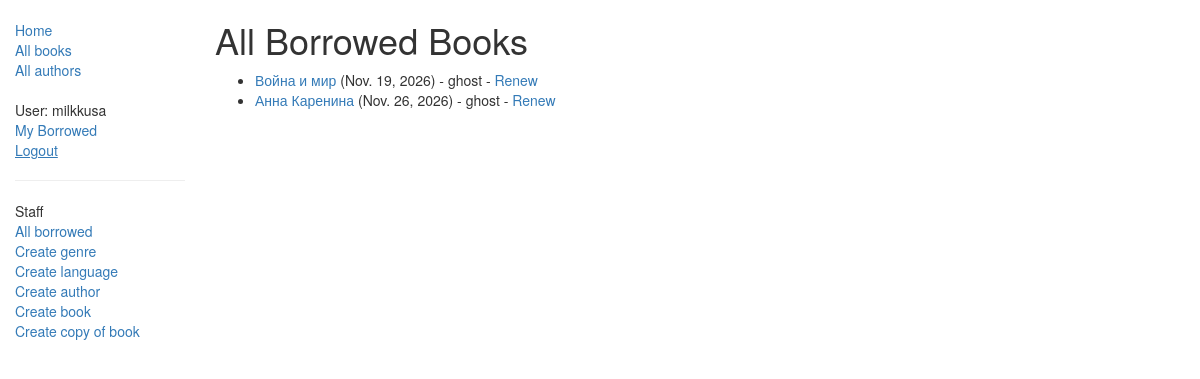
Page /catalog/borrowed/ (signed in) on the committed database.
### catalog/models.py (models this page shows, shortened)
class BookInstance(models.Model):
    id = models.UUIDField(primary_key=True, default=uuid.uuid4, help_text="Unique ID for this particular book across whole library")
    book = models.ForeignKey('Book', on_delete=models.SET_NULL, null=True)
    imprint = models.CharField(max_length=200)
    due_back = models.DateField(null=True, blank=True)
    borrower = models.ForeignKey(User, on_delete=models.SET_NULL, null=True, blank=True)
    LOAN_STATUS = (
        ('m', 'Maintenance'),
        ('o', 'On loan'),
        ('a', 'Available'),
        ('r', 'Reserved'),
    )
    status = models.CharField(max_length=1, choices=LOAN_STATUS, blank=True, default='m', help_text='Book availability')
    class Meta:
        ordering = ["due_back"]
    @property
    def is_overdue(self):
        if self.due_back and date.today() > self.due_back:
            return True
        return False

class Book(models.Model):
    title = models.CharField(max_length=200)
    author = models.ForeignKey('Author', on_delete=models.SET_NULL, null=True)
    summary = models.TextField(max_length=1000, help_text="Enter a brief description of the book")
    isbn = models.CharField('ISBN',max_length=13, help_text='13 Character <a href="https://www.isbn-international.org/content/what-isbn">ISBN number</a>')
    genre = models.ManyToManyField(Genre, help_text="Select a genre for this book")
    def display_genre(self):
        """
        Creates a string for the Genre. This is required to display genre in Admin.
        """
        return ', '.join([ genre.name for genre in self.genre.all()[:3] ])
    display_genre.short_description = 'Genre'

### catalog/views.py (the view)
# urls.py: path('borrowed/', views.AllLoanedBooksListView.as_view(), name='all-borrowed'),
class AllLoanedBooksListView(PermissionRequiredMixin, generic.ListView):
    model = BookInstance
    permission_required = 'catalog.can_mark_returned'  # Требуем права библиотекаря
    template_name = 'catalog/bookinstance_list_borrowed_all.html' # Новый шаблон
    context_object_name = 'bookinstance_list' # Имя переменной для шаблона
    def get_queryset(self):
        return BookInstance.objects.filter(status__exact='o').order_by('due_back')

### catalog/templates/catalog/bookinstance_list_borrowed_all.html
{% extends "base_generic.html" %}
{% block content %}
    <h1>All Borrowed Books</h1>
    {% if bookinstance_list %}
    <ul>
      {% for bookinst in bookinstance_list %}
      <li class="{% if bookinst.is_overdue %}text-danger{% endif %}">
        <a href="{% url 'book-detail' bookinst.book.pk %}">{{ bookinst.book.title }}</a> ({{ bookinst.due_back }}) - {{ bookinst.borrower }}
        {% if perms.catalog.can_mark_returned %}
          - <a href="{% url 'renew-book-librarian' bookinst.id %}">Renew</a>
        {% endif %}
      </li>
      {% endfor %}
    </ul>
    {% else %}
      <p>There are no books borrowed.</p>
    {% endif %}
{% endblock %}

### catalog/templates/base_generic.html (shortened to what this page needs)
<!doctype html>
<html lang="en">
  <head>
    <link
      rel="stylesheet"
      href="https://maxcdn.bootstrapcdn.com/bootstrap/3.3.7/css/bootstrap.min.css" />
    {% load static %}
    <link rel="stylesheet" href="{% static 'css/styles.css' %}" />
  </head>
  <body>
    <div class="container-fluid">
      <div class="row">
        <div class="col-sm-2">
          {% block sidebar %}
            <ul class="sidebar-nav">
              <li><a href="{% url 'index' %}">Home</a></li>
              <li><a href="{% url 'books' %}">All books</a></li>
              <li><a href="{% url 'authors' %}">All authors</a></li>
            </ul>
            <ul class="sidebar-nav">
              {% if user.is_authenticated %}
                <li>User: {{ user.get_username }}</li>
                <li><a href="{% url 'my-borrowed' %}">My Borrowed</a></li>
                <li>
                  <form method="post" action="{% url 'logout' %}" style="display: inline;">
                    <button type="submit" style="background: none; border: none; color: #337ab7; text-decoration: underline; padding: 0; font-family: inherit; font-size: inherit; cursor: pointer;">
                      Logout
                    </button>
                  </form>
                </li>
              {% else %}
                <li><a href="{% url 'login' %}?next={{ request.path }}">Login</a></li>
              {% endif %}
            </ul>
            {% if user.is_staff %}
              <hr>
              <ul class="sidebar-nav">
                <li class="sidebar-nav-heading">Staff</li>
                <li><a href="{% url 'all-borrowed' %}">All borrowed</a></li>
                <li><a href="{% url 'genre_create' %}">Create genre</a></li>
                <li><a href="{% url 'language_create' %}">Create language</a></li>
                <li><a href="{% url 'author_create' %}">Create author</a></li>
                <li><a href="{% url 'book_create' %}">Create book</a></li>
                <li><a href="{% url 'bookinstance_create' %}">Create copy of book</a></li>
              </ul>
            {% endif %}
          {% endblock %}
        </div>
        <div class="col-sm-10 ">{% block content %}{% endblock %}</div>
      </div>
    </div>
  </body>
</html>

### catalog/static/css/styles.css (style rules this page uses)
.sidebar-nav { margin-top: 20px; padding: 0; list-style: none; }

### rows in the picture
BookInstance: book "Война и мир", due_back "Nov. 19, 2026", borrower "ghost"
BookInstance: book "Анна Каренина", due_back "Nov. 26, 2026", borrower "ghost"

### other values in the picture
{{ user.get_username }} "milkkusa"
